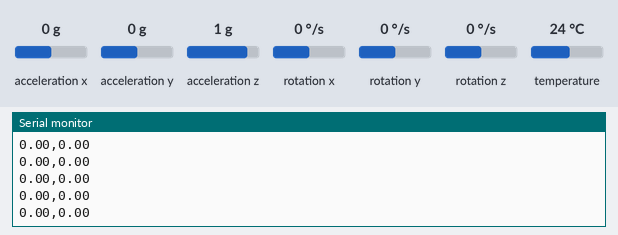
The sketch below on a simulated ESP32. On the bench: the last lines printed to the serial monitor. The test bench sets the inputs (shaded band); at power-on: acceleration x 0 g, acceleration y 0 g, acceleration z 1 g, rotation x 0 °/s, rotation y 0 °/s, rotation z 0 °/s, temperature 24 °C.

Above: at 1.5 s.
1.6 s: acceleration x set to -1.4 g
At 2.4 s:
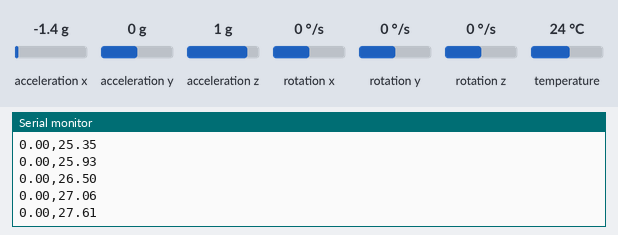
3.1 s: acceleration y set to -1.4 g
At 3.7 s:
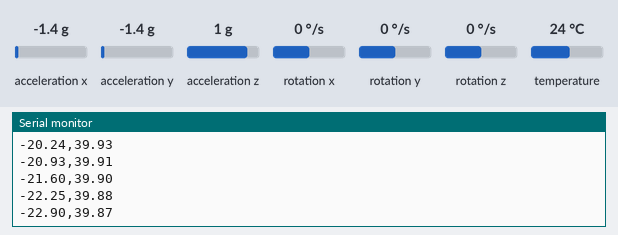
4.6 s: acceleration z set to -1.4 g
At 5.6 s:
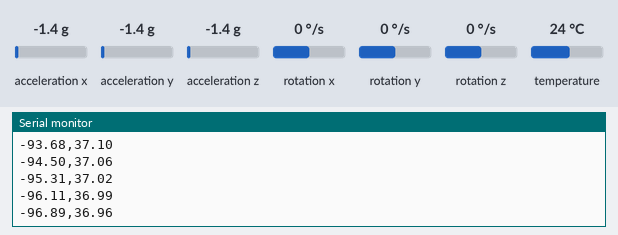
6.1 s: rotation x set to -192 °/s
At 7.1 s:
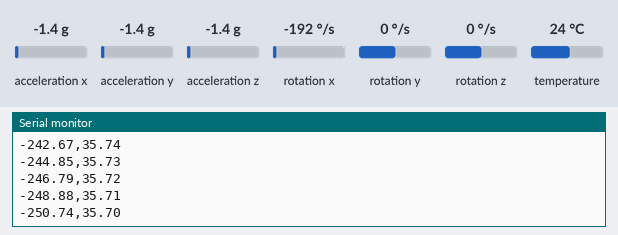
7.6 s: rotation y set to -192 °/s
At 8.4 s:
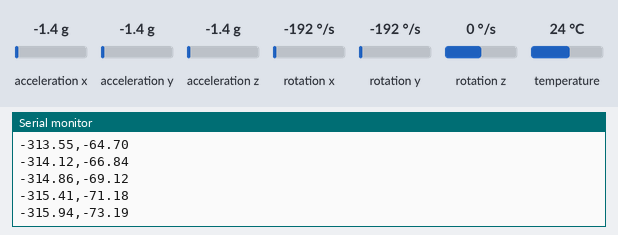
Timing chart, 0 to 10.1 s (numbered marks = the images above; inputs shaded):
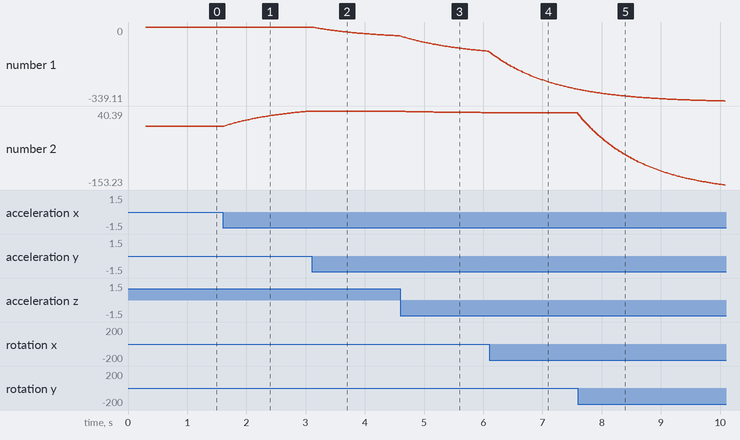

Measured:
- after the input at 1.6 s, the serial monitor: prints a new line at once (image 1)
- plotted number 2: 0 → 40.39 after the input at 1.6 s

The sketch:

tilting-box-with-mpu6050.ino
```cpp
#include <Wire.h>
#include <Adafruit_MPU6050.h>
#include <Adafruit_Sensor.h>

Adafruit_MPU6050 mpu;

float roll = 0.0f, pitch = 0.0f;
unsigned long lastMs = 0;

void setup() {
  Serial.begin(115200);
  delay(300);

  // Your wiring: SDA=GPIO17, SCL=GPIO16
  Wire.begin(17, 16);

  if (!mpu.begin()) {
    Serial.println("MPU6050 not found");
    while (1) delay(10);
  }

  mpu.setAccelerometerRange(MPU6050_RANGE_8_G);
  mpu.setGyroRange(MPU6050_RANGE_500_DEG);
  mpu.setFilterBandwidth(MPU6050_BAND_21_HZ);

  lastMs = millis();
  Serial.println("ROLL,PITCH"); // header
}

void loop() {
  sensors_event_t a, g, t;
  mpu.getEvent(&a, &g, &t);

  unsigned long now = millis();
  float dt = (now - lastMs) / 1000.0f;
  if (dt <= 0) dt = 0.01f;
  lastMs = now;

  // Accel angles (degrees)
  float accRoll  = atan2(a.acceleration.y, a.acceleration.z) * 57.2957795f;
  float accPitch = atan2(-a.acceleration.x,
                         sqrt(a.acceleration.y * a.acceleration.y + a.acceleration.z * a.acceleration.z))
                   * 57.2957795f;

  // Gyro rates (deg/s) - gyro is in rad/s from library
  float gyroRollRate  = g.gyro.x * 57.2957795f;
  float gyroPitchRate = g.gyro.y * 57.2957795f;

  // Complementary filter
  const float alpha = 0.98f;
  roll  = alpha * (roll  + gyroRollRate  * dt) + (1 - alpha) * accRoll;
  pitch = alpha * (pitch + gyroPitchRate * dt) + (1 - alpha) * accPitch;

  // Send as CSV: roll,pitch
  Serial.print(roll, 2);
  Serial.print(",");
  Serial.println(pitch, 2);

  delay(20); // ~50 Hz
}
```
